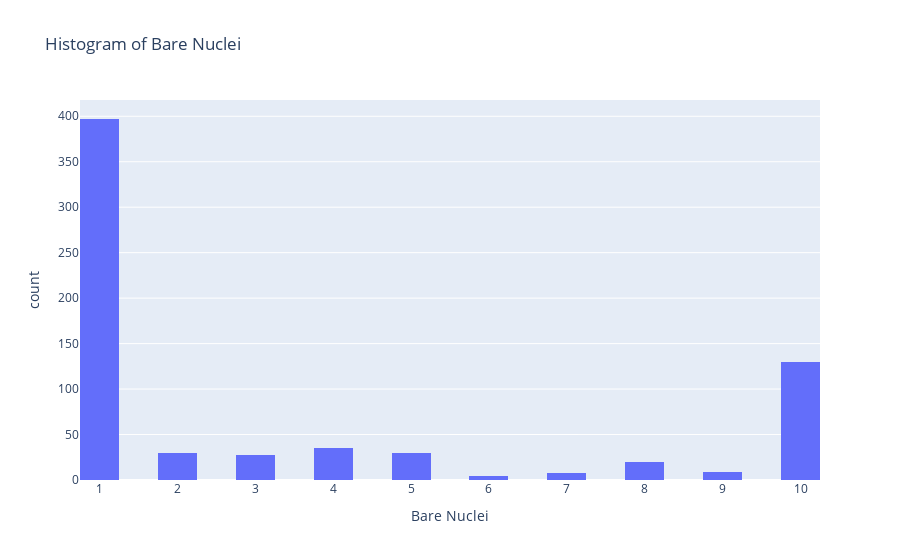

Write notebook code for a chart like this one.
### Code cell
# Draw histogram of the column 'Bare Nuclei' using plotly express
fig = px.histogram(df, x='Bare Nuclei', nbins=20, title='Histogram of Bare Nuclei')
fig.show()

### Figure 1 — Plotly figure (JSON) as saved in the notebook; plotly's stock layout.template omitted (floating-point values rounded to 4 significant figures; data arrays with more than 128 entries replaced by an {"elided": "..."} marker saying what was removed)
{"data": [{"alignmentgroup": "True", "bingroup": "x", "hovertemplate": "Bare Nuclei=%{x}<br>count=%{y}<extra></extra>", "legendgroup": "", "marker": {"color": "#636efa", "pattern": {"shape": ""}}, "name": "", "nbinsx": 20, "offsetgroup": "", "orientation": "v", "showlegend": false, "type": "histogram", "x": {"elided": "691 int values"}, "xaxis": "x", "yaxis": "y"}], "layout": {"barmode": "relative", "legend": {"tracegroupgap": 0}, "title": {"text": "Histogram of Bare Nuclei"}, "xaxis": {"anchor": "y", "domain": [0, 1], "title": {"text": "Bare Nuclei"}}, "yaxis": {"anchor": "x", "domain": [0, 1], "title": {"text": "count"}}}}
